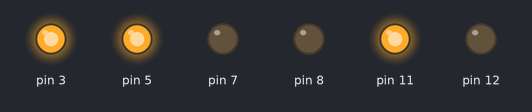
The sketch below on a simulated Arduino Uno, built with avr-gcc and run on an emulated ATmega328P. Shown: output pins drawn as LEDs (lit = HIGH).

Above: at 0.1 s.
At 10.1 s:
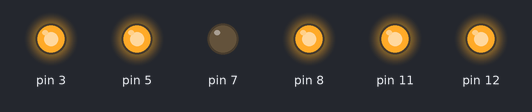
Timing chart, 0 to 11.6 s (numbered marks = the images above):
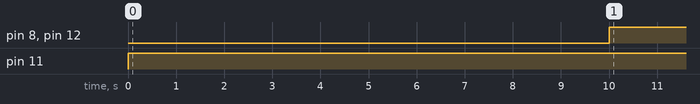

Measured:
- by itself, pin 8, pin 12: LOW → HIGH at 10.0 s
- by itself, pin 11: LOW → HIGH at 0.00 s

The sketch:

g_mot.ino
```cpp
// lf=3,7#rf=5,11
//red-black#black-red
//ls=8,rs=9
void setup() {

pinMode(7,OUTPUT);
pinMode(8,OUTPUT);
pinMode(3,OUTPUT);
pinMode(11,OUTPUT);
pinMode(12,OUTPUT);
pinMode(5,OUTPUT);

 analogWrite(5,255);

 analogWrite(3,255);

}
void sense_left()
{
  digitalWrite(11,HIGH);
 digitalWrite(7,LOW);
 analogWrite(3,255);

  }
  void none_sense(){
     digitalWrite(11,HIGH);
 digitalWrite(7,HIGH);
 }

  void stop_mot_left()
  {
    digitalWrite(8,HIGH);
  }

void sense_right()
{
  digitalWrite(11,LOW);
 digitalWrite(7,HIGH);
 analogWrite(5,255);

  }
  void stop_mot_right()
  {
    digitalWrite(12,HIGH);
  }
void loop() {
  //none_sense();
   sense_left();
  //sense_right();

 delay(10000);
   stop_mot_right();
   stop_mot_left();
    delay(10000);

}
```
